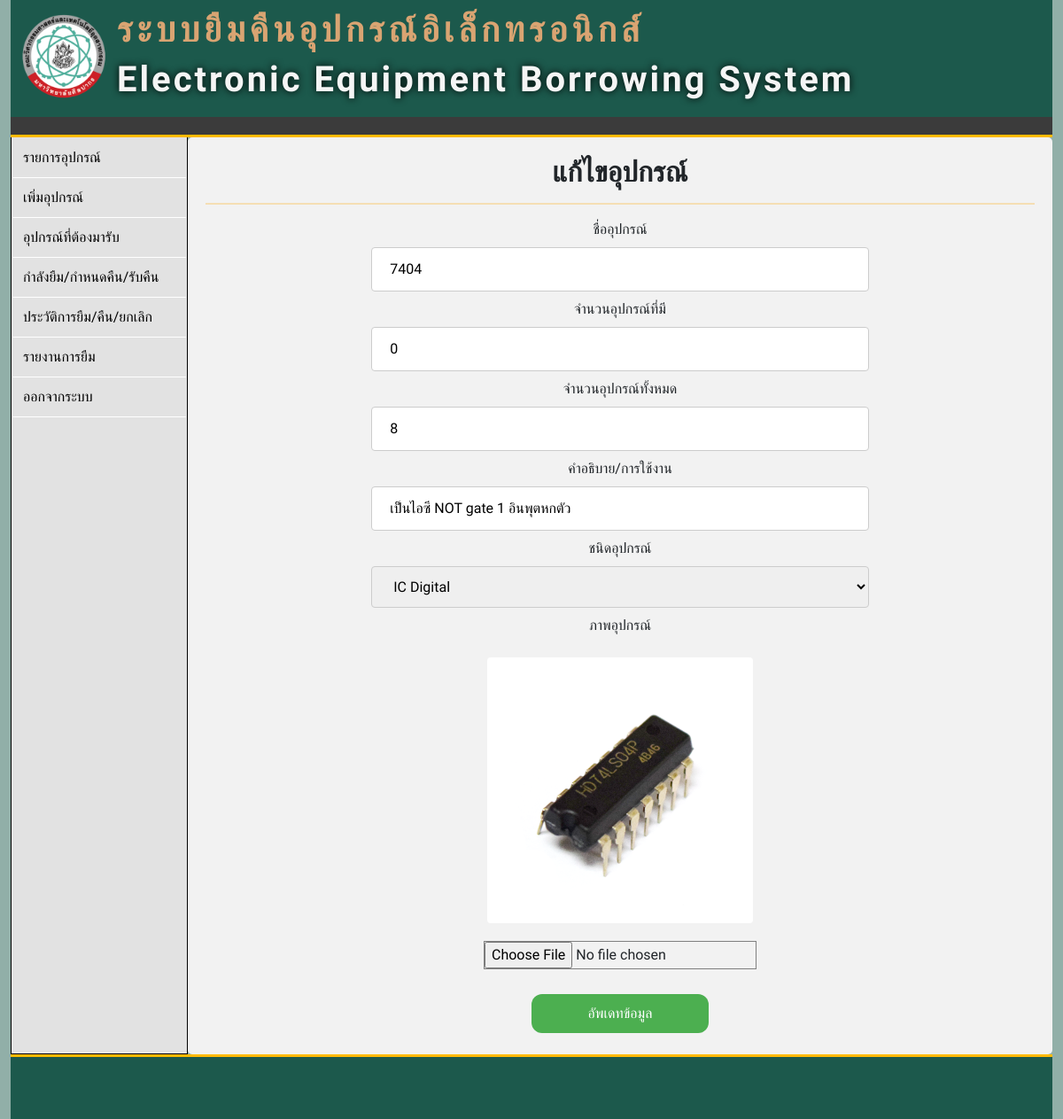
Before: /a_eq_edit.php?eq_id=3 with the older database file.
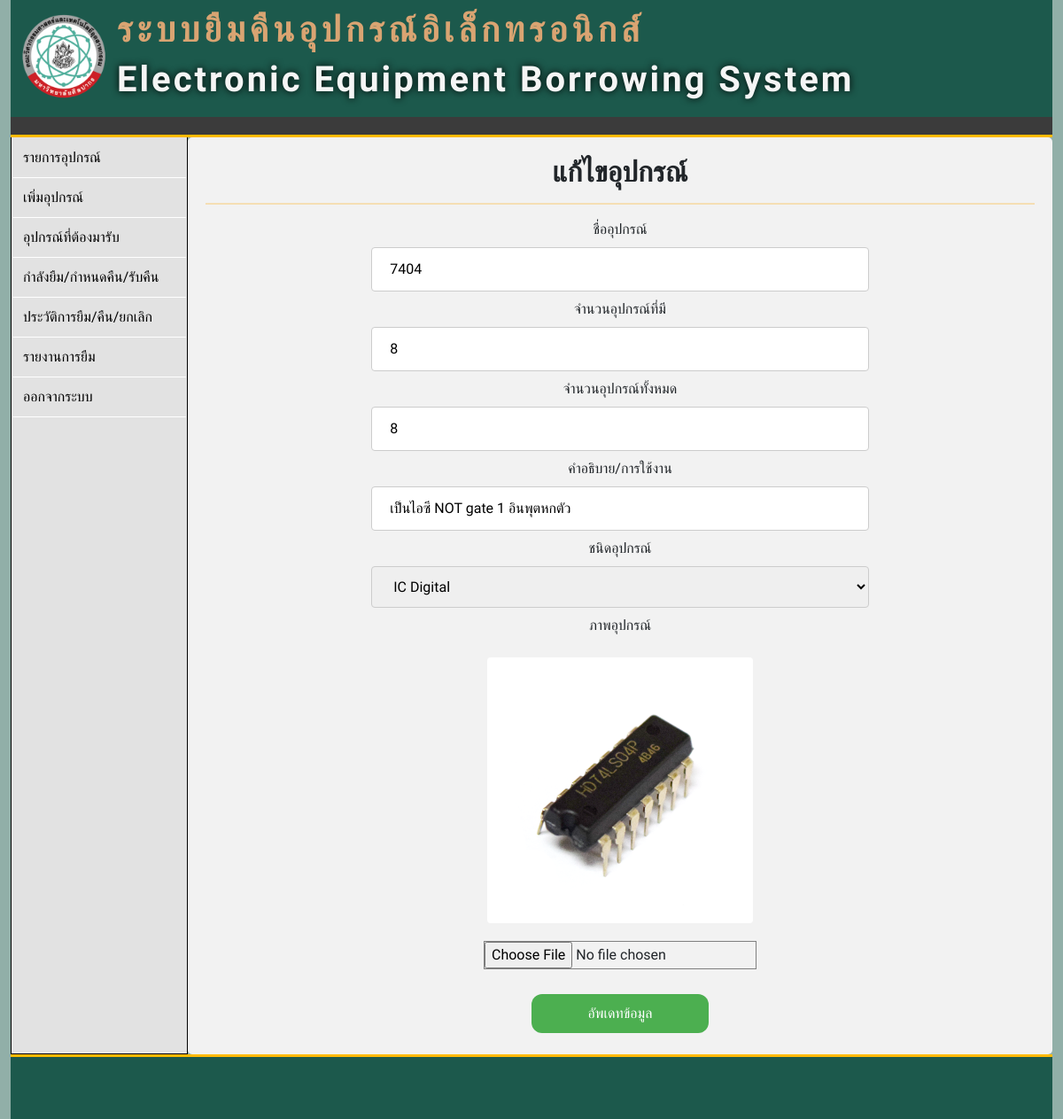
After: the same page with the newer database file.
### tables this page shows
CREATE TABLE `tb_equipment` (
  `eq_id` int(100) NOT NULL,
  `eq_name` varchar(255) NOT NULL,
  `eq_typeid` int(11) NOT NULL,
  `eq_descriptions` longtext DEFAULT NULL,
  `eq_image` varchar(255) DEFAULT NULL,
  `eq_remain` int(100) NOT NULL,
  `eq_total` int(100) NOT NULL,
  `eq_status` int(10) NOT NULL DEFAULT 1,
  `added_time` date DEFAULT current_timestamp()
);

CREATE TABLE `tb_eq_type` (
  `eq_typeid` int(11) NOT NULL,
  `eq_typename` varchar(50) NOT NULL
);

### function/function.php (called while the page is built, shortened)
<?php
class DB_con
{
    public function __construct()
    {
        $conn = mysqli_connect(DB_SERVER, DB_USER, DB_PASS, DB_NAME);
        $this->dbcon = $conn;
    }
    public function eq_id_fetch($eq_id)
    {
        $result = mysqli_query($this->dbcon, "SELECT a.eq_id, a.eq_name, a.eq_descriptions, a.eq_image, a.eq_remain, a.eq_total, b.eq_typeid, b.eq_typename FROM tb_equipment a, tb_eq_type b WHERE a.eq_typeid=b.eq_typeid AND a.eq_id='$eq_id'");
        return $result;
    }
}
?>

### a_eq_edit.php (the view, shortened to what this page needs)
<!DOCTYPE html>
<html lang="en">
<head>
    <link href="https://cdn.jsdelivr.net/npm/bootstrap@5.1.2/dist/css/bootstrap.min.css" rel="stylesheet">
    <link rel="stylesheet" href="css/eq_add.css">
</head>
<body style="background-color: #91AFA8">
    <div class="container-fluid">
        <?php
            include "item/pageheader.php";
        ?>
        <div class="main">
            <aside>
                <?php
                    include "item/menubar_a.php";
                ?>
            </aside>
            <?php
                include_once('function/function.php');
                $eq_id_fetch = new DB_con();
                $eq_id = $_SESSION['eq_id'];
                $sql = $eq_id_fetch->eq_id_fetch($eq_id);
                while($row = mysqli_fetch_array($sql)) {
            ?>
            <form class="form" action="function/eq_edit.php" method="post" enctype="multipart/form-data">
                <h2 style="font-weight: bold;">แก้ไขอุปกรณ์</h2>
                <hr class="s1">
                <label>ชื่ออุปกรณ์</label><br>
                <input type="text" name="eq_name" value="<?php echo $row['eq_name']; ?>"><br>
                <label>จำนวนอุปกรณ์ที่มี</label><br>
                <input type="text" name="eq_remain" value="<?php echo $row['eq_remain']; ?>"><br>
                <label>จำนวนอุปกรณ์ทั้งหมด</label><br>
                <input type="text" name="eq_total" value="<?php echo $row['eq_total']; ?>"><br>
                <label>คำอธิบาย/การใช้งาน</label><br>
                <input type="text" name="eq_descriptions" value="<?php echo $row['eq_descriptions']; ?>"><br>
                <label for="#">ชนิดอุปกรณ์</label><br>
                <select name="eq_typeid" id="eq_typeid">
                        <option value="<?php echo $row['eq_typeid']; ?>" selected ><?php echo $row['eq_typename']; ?></option>
                </select><br>
                <label>ภาพอุปกรณ์</label><br><br>
                <img src="photo_equipment/<?php echo $row['eq_typename']; ?>/<?php echo $row['eq_image']; ?>" class="rounded mx-auto d-block" width="300" alt="">
                <input style="border: solid gray 0.5px;margin-top: 20px;" type="file" name="eq_image"><br><br>
                <?php } ?>
                <button class="button" type="submit" name="eq_update" class="btn">อัพเดทข้อมูล</button>
            </form>
        </div>
        <?php
            include "item/footer.php";
        ?>
    </div>
</body>
</html>

Changed rows visible on the page:
changed tb_equipment "เป็นไอซี NOT gate 1 อินพุตหกตัว": eq_remain "0" → "8"
